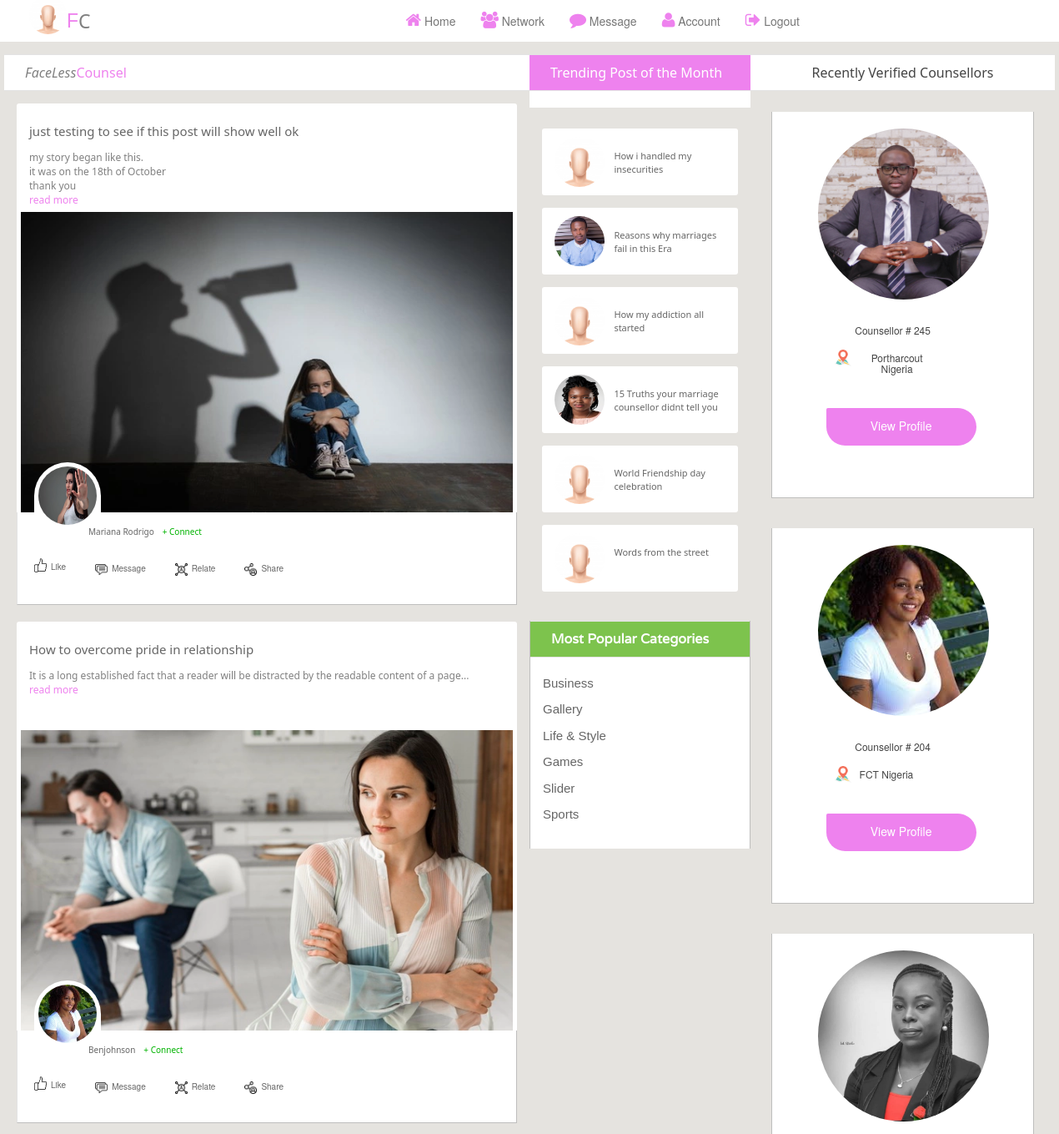
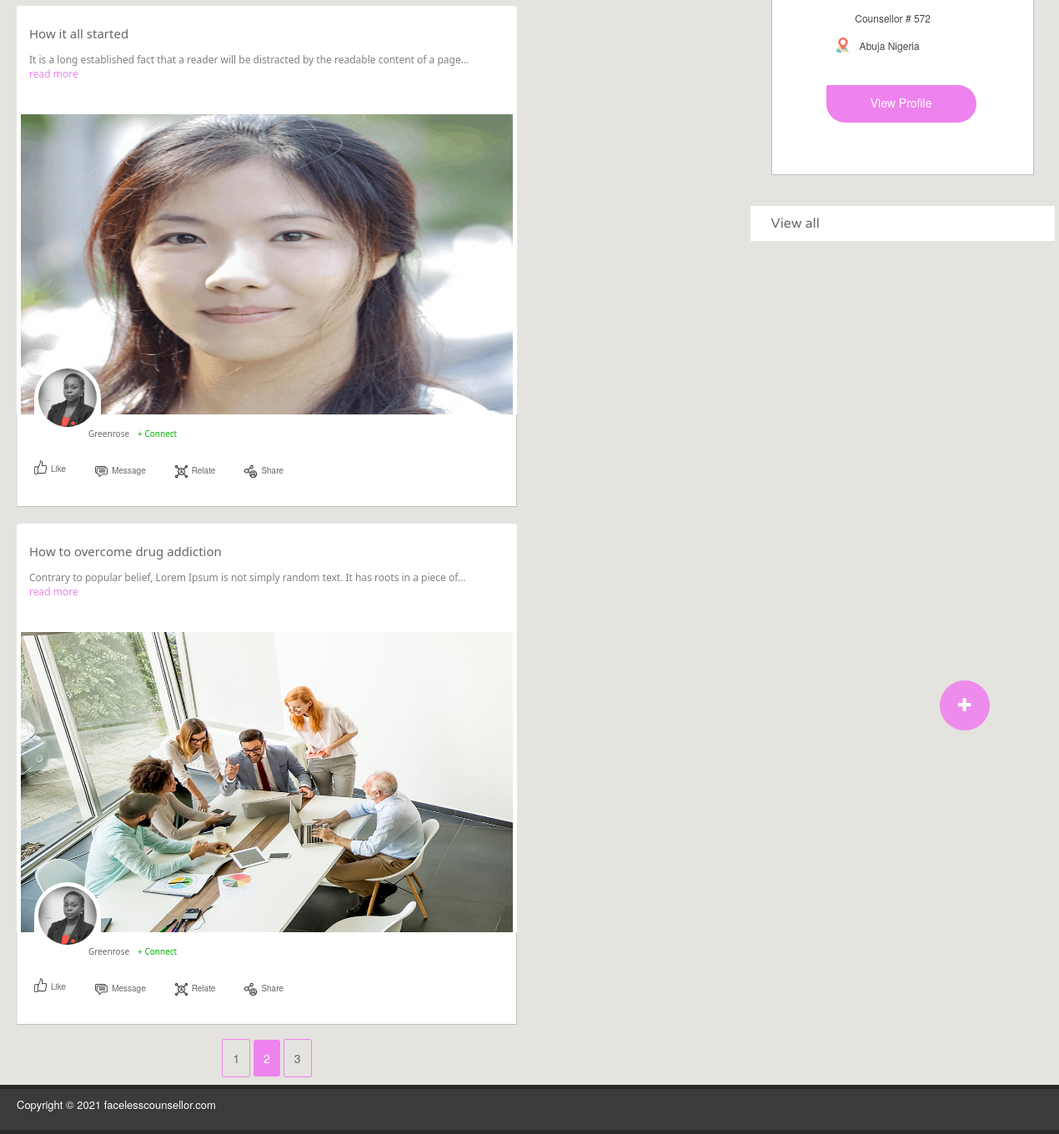
The page /fields?page=2 (signed in) on the database as committed earlier (2 pictures, top to bottom).
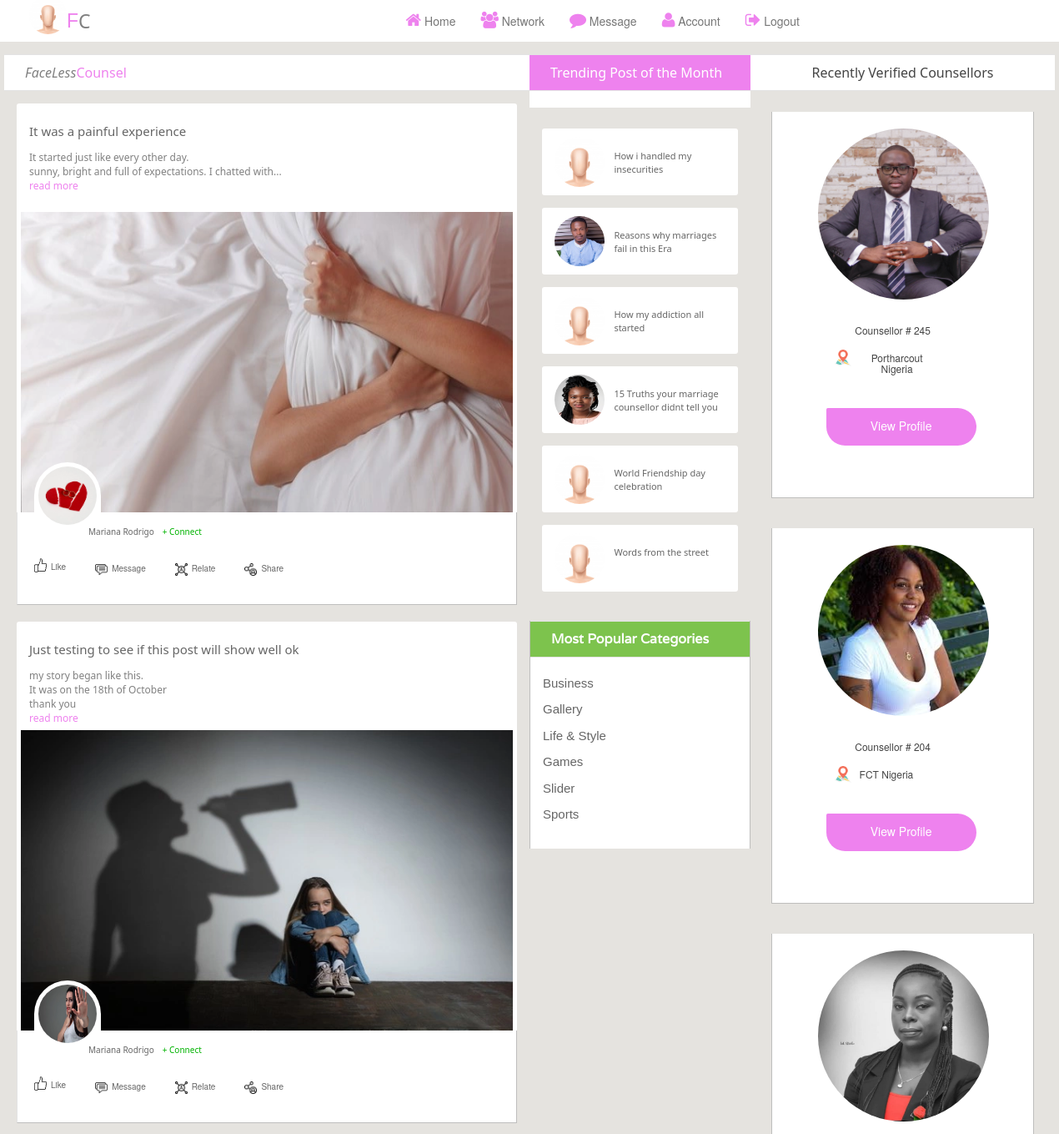
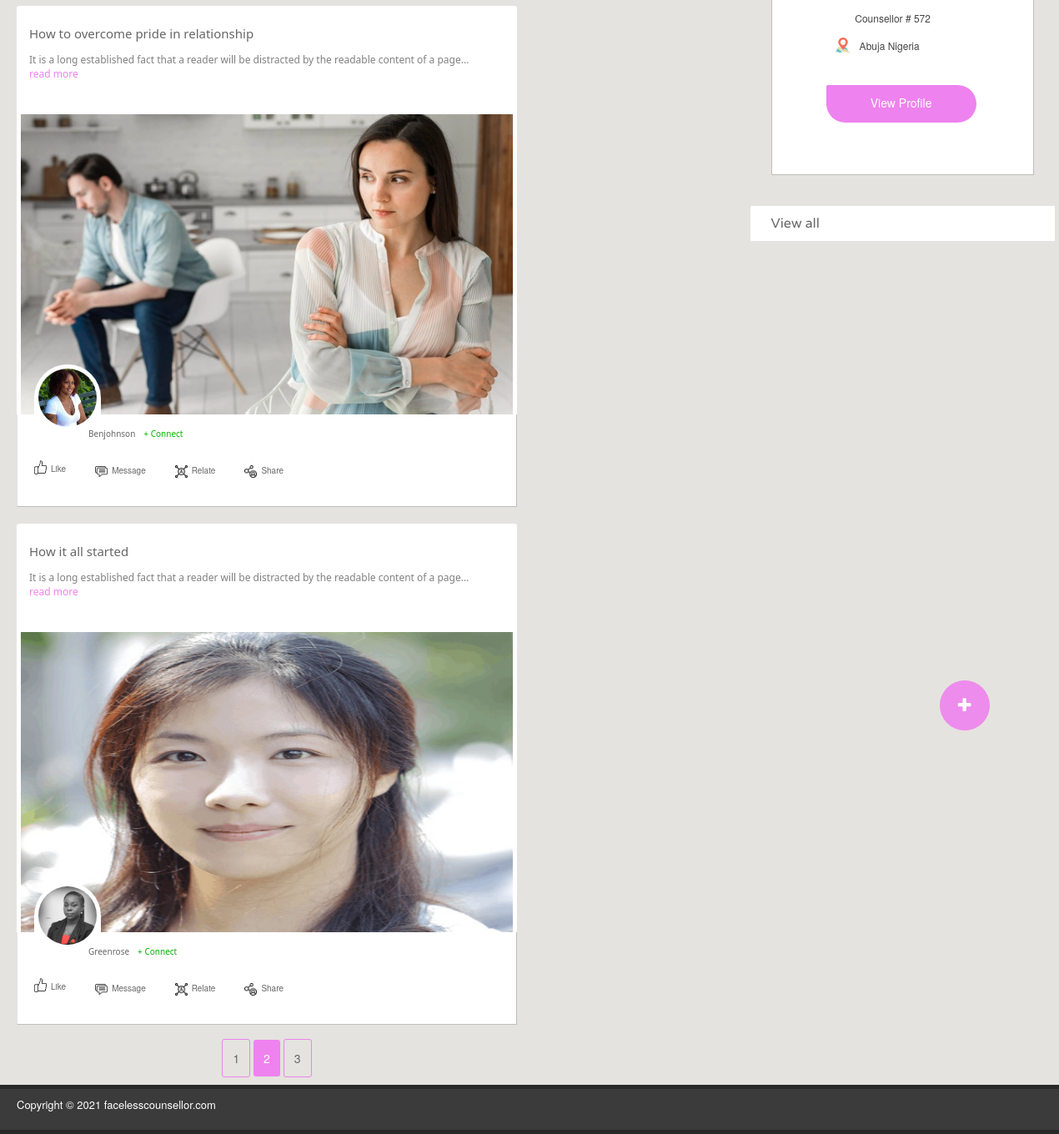
The same page on the database as committed later (2 pictures, top to bottom).
### fc/models.py (models this page shows)
class Posts(db.Model, UserMixin):
    id = db.Column(db.Integer, primary_key=True)
    poster_username = db.Column(db.String(255), nullable=False)
    poster_email = db.Column(db.String(255), nullable=False)
    poster_img = db.Column(db.String(255), nullable=False)
    post_id = db.Column(db.String(255), nullable=True)
    post_title = db.Column(db.String(255), nullable=True)
    post_desc = db.Column(db.String(255), nullable=True)
    post_img = db.Column(db.String(255), nullable=True)
    post_like = db.Column(db.String(255), nullable=True)
    post_relate = db.Column(db.String(255), nullable=True)
    post_message = db.Column(db.String(255), nullable=True)
    post_trend = db.Column(db.String(255), nullable=True)
    posted_date = db.Column(db.DateTime(), default=datetime.utcnow)
    post_status = db.Column(db.String(255), nullable=True, default= 0)
    completed_at = db.Column(db.DateTime(), default=datetime.utcnow)
    status = db.Column(db.String(255), nullable=True, default= 0)
    active = db.Column(db.Boolean())
    confirmed_at = db.Column(db.DateTime())

class Worker(db.Model, UserMixin):
    id = db.Column(db.Integer, primary_key=True)
    fc_id = db.Column(db.String(255), nullable=False)
    name = db.Column(db.String(255), nullable=False)
    email = db.Column(db.String(255), unique=True, nullable=False)
    phone = db.Column(db.String(255), unique=True, nullable=False)
    role = db.Column(db.String(255), nullable=False)
    gender = db.Column(db.String(255), nullable=False)
    date_of_birth =db.Column(db.String(255), nullable=True)
    country = db.Column(db.String(255), nullable=True)
    city = db.Column(db.String(255), nullable=True)
    age = db.Column(db.String(255), nullable=True)
    about = db.Column(db.String(255), nullable=True)
    id_card = db.Column(db.String(255), nullable=True)
    marrital_status = db.Column(db.String(255), nullable=True)
    education = db.Column(db.String(255), nullable=True)
    religion = db.Column(db.String(255), nullable=True)
    languages = db.Column(db.String(255), nullable=True)
    hobbies = db.Column(db.String(255), nullable=True)
    number_of_jobs = db.Column(db.String(255), nullable=True)
    stars = db.Column(db.String(255), nullable=True)
    fc_image = db.Column(db.String(255), nullable=True, default='default.jpg')
    image = db.Column(db.String(255), nullable=True, default='default.jpg')
    completed_at = db.Column(db.DateTime(), default=datetime.utcnow)
    status = db.Column(db.String(255), nullable=True, default= 0)
    active = db.Column(db.Boolean())
    confirmed_at = db.Column(db.DateTime())

### fc/routes.py (the view)
@app.route('/fields', methods=['GET', 'POST'])
@login_required
def fields():
  page = request.args.get('page', 1, type=int)
  page1 = request.args.get('page', 1, type=int)
  posts = Posts.query.order_by(Posts.posted_date.desc()).paginate(page = page,  per_page=4)
  workers = Worker.query.order_by(Worker.completed_at.desc())
  return render_template('/fields.html', title='field', workers = workers, posts = posts)

### fc/__init__.py (called while the page is built)
@login_manager.user_loader
def load_user(user_id):
	return User.query.get(int(user_id))

### fc/momentjs.py (called while the page is built)
    def render(self, format):
        return Markup(
            "<script>\ndocument.write(moment(\"%s\").%s);\n</script>" %
            (self.timestamp.strftime("%Y-%m-%dT%H:%M:%S Z"), format))

    def fromNow(self):
        return self.render("fromNow()")

### fc/templates/fields.html (shortened to what the changed rows need)
<!DOCTYPE html>
<html>
<head>
<link rel="stylesheet" href="static/field_style/assets/css/bootstrap.min.css">
<link rel="stylesheet" href="static/field_style/assets/css/font-awesome.min.css">
<link rel="stylesheet" href="static/field_style/assets/css/font.css">
<link rel="stylesheet" href="static/field_style/assets/css/animate.css">
<link rel="stylesheet" href="static/field_style/assets/css/structure.css">
</head>
<body>
<section id="contentbody">
  <div class="container border-2 shadow-lg">
    <div class="row">
      <div class=" col-sm-12 col-md-6 col-lg-6">
        <div class="row border-2 shadow-lg">
          <div class="leftbar_content">
            <h2 style="font-weight: 100;font-family: system-ui;color:grey;font-style: italic;"> FaceLess<span style="font-weight:400; color:violet; font-style: initial;">Counsel</span></h2>
              {% for post in posts.items  %}
            <div class="single_stuff border-1 shadow-sm wow fadeInDown" style="margin-top:-40px">
              <div class="card border-2 shadow-lg" style="background-color: #ffffff; height:130px; margin-top:30px;border-top-right-radius:3px;border-top-left-radius:3px; padding:5px 15px">
                  <h2 style="font-size:15px;font-family: system-ui;font-weight:500;"><a href="{{url_for('post_detail', post_id = post.id)}}" style="text-decoration: none">{{post.post_title}}</a></h2>
                  <p style="color:grey; font-size:12px;font-family: system-ui;font-weight: 400; text-overflow: ellipsis; white-space: pre-line;margin-top:-13px" >
                  {{ post.post_desc | truncate(100) }}
                  <a href="{{url_for('post_detail', post_id = post.id)}}" style="color:violet; text-decoration: none">read more</a></p>
              </div>
              <center>
              <div class="card border-2 shadow-lg" style="z-index: 1">
              <div class="single_stuff_img" style="background-color: #ffffff; z-index: -1" >
                         <a style="z-index: 1">
                         {% if 'mp4' in post.post_img %}
                         <center>
                        <video  class="img-view-video border-2 shadow-lg" style="border: 1px solid #f0f0f5;z-index: 1;position: relative;object-fit:contain;" controls>
                            <source src={{url_for('static', filename='user_uploads/' + post.post_img)}} type="video/mp4"  class="img-view-video" allowfullscreen style="z-index: -1; object-fit:cover">
                            Your browser does not support the video tag.
                          </video>
                          </center>
                          {% else %}
                         <img class="img-view" src="{{url_for('static', filename='user_uploads/' + post.post_img)}}" alt="" >
                         {% endif %}
                         </a>
               </div>
                </div>
            </center>
              <div class="single_stuff_article border-1 shadow-sm" style="background-color: #ffffff;z-index: 900; position:relative;">
                <div class="single_sarticle_inner" style="border-radius: 100px; background-color: #ffffff;padding: 5px 5px;z-index: 900">
                 <a class="stuff_category" href="{{url_for('user_detail',  email = post.poster_email)}}"><img src="{{url_for('static', filename='user_uploads/' + post.poster_img)}}" style="width:70px;height:70px;border-radius: 100px;z-index: 9000"> </a>
                </div>
                <div style=" height:50px;position: absolute; margin: 1px -0px;">
                  <div style="display: flex;left:70px;position:absolute;margin:10px;">
                    <a href="{{url_for('user_detail',  email = post.poster_email)}}" style="padding: 5px 5px; font-size: 10px; font-family: system-ui;font-weight:100;text-decoration: none;text-transform: capitalize;">{{post.poster_username}}</a>
                    <a href="" style="padding: 5px 5px;font-size: 10px;color:#00b300;font-family: system-ui;font-weight:100;text-decoration: none;">+ Connect </a>
    <a style="padding: 5px 5px;font-size: 10px;font-family: system-ui;font-weight:100; margin-right: 30px;text-decoration: none;">{{ momentjs(post.posted_date).fromNow() }} </a>
                  </div>
                    <div style="display: flex;justify-content:space-around; position: relative;top:50px; left:0px">
                     <a href="" style="padding: 5px 15px; font-size: 10px; text-decoration: none;"><img src="" alt=""><img src="/static/field_style/assets/img/like.png" alt="" style="width:25px;height:25px;padding: 4px 5px; margin-top:-5px">Like</a>
                      <a href="" style="padding: 5px 15px;font-size: 10px;text-decoration: none;"><img src="" alt=""><img src="/static/field_style/assets/img/message.png" alt="" style="width:25px;height:25px;padding: 5px 5px">Message </a>
                      <a href="" style="padding: 5px 15px;font-size: 10px;text-decoration: none;"><img src="" alt=""><img src="/static/field_style/assets/img/relations.png" alt="" style="width:25px;height:25px;padding: 5px 5px">Relate </a>
                      <a href="" style="padding: 5px 15px;font-size: 10px;text-decoration: none;"><img src="" alt=""><img src="/static/field_style/assets/img/share.png" alt="" style="width:25px;height:25px;padding: 5px 5px">Share </a>
                   </div>
                </div>
              </div>
            </div>
                {% endfor %}
            <br>
    <center>
                  {% for page_num in posts.iter_pages(left_edge=1, right_edge=1, left_current=1, right_current=2) %}
                      {% if page_num %}
                           {% if posts.page == page_num %}
   <a style="background-color: violet; color:#ffffff; padding: 12px; border-radius:3px; margin-top:0px" href="{{url_for('fields', page= page_num )}}">{{page_num}}</a>
                            {% else %}
   <a style="border:1px solid violet; padding: 12px; border-radius:3px; margin-top:0px" href="{{url_for('fields', page= page_num )}}">{{page_num}}</a>
                            {% endif %}
                      {% endif %}
                  {% endfor %}
          </center>
          </div>
        </div>
      </div>
      <div class="col-sm-6 col-md-2 col-lg-2">
        <div class="row">
          <div class="middlebar_content">
            <h2 class="violet_bg" style="background-color: violet; font-family: system-ui;font-weight:100">Trending Post of the Month</h2>
            <div class="popular_categori  wow fadeInUp">
              <h2 class="limeblue_bg">Most Popular Categories</h2>
            </div>
          </div>
        </div>
      </div>
      <div class="col-sm-6 col-md-4 col-lg-4">
        <div class="row">
          <div class="rightbar_content">
            <div class="single_blog_sidebar wow fadeInUp">
              <h2 style="text-transform: capitalize;font-family: system-ui;font-weight: 100; text-align: center;">Recently Verified Counsellors</h2>
              <ul class="featured_nav">
              {% for worker in workers %}
                <li>
                  <div class="col-md-6 col-lg-3 border-1 shadow-sm" style="max-width:300px;">
                  <div class="block-pricing border-1 shadow-sm" style="justify-content: center;padding:10px 30px ">
                    <a href="{{url_for('detail', fc_id = worker.id)}}">
                     <img src="{{url_for('static', filename='user_uploads/' + worker.fc_image)}}" style="height:205px; width:205px; margin:10px 10px;border-radius: 100%; object-fit: cover;" alt="About" >
                          </a>
                       <center>
                          <h4 style="font-size:12px; text-align: center; margin:20px 50px;width:100px;">{{worker.role}} # {{worker.fc_id}}</h4>
                          <h4 style="display:flex; font-size:12px;text-align: center; margin: 20px;width:130px;"><img src="/static/field_style/assets/img/locc.png" style="width: 20px; height:20px; margin:-3px 10px"> {{worker.city}}  {{worker.country}}</h4>
                       </center>
                        <div class="table_btn">
                          <a href="{{url_for('detail', fc_id = worker.id)}}" class="btn" style="margin:20px;font-size: 14px; background-color:violet;padding:10px; width:180px; height:45px;color:#ffffff;border-bottom-right-radius: 50px; border-bottom-left-radius:50px; border-top-right-radius:50px; font-weight:100"></i> View Profile</a>
                       </div>
                    </div>
                </div >
                </li>
                {% endfor %}
                    <br>
              </ul>
              <br>
            </div>
            <div class="single_blog_sidebar wow fadeInUp">
              <h2 ><a href="{{url_for('verified_worker')}}" style="text-decoration: none; font-weight: 100">View all</a></h2>
            </div>
          </div>
        </div>
      </div>
    </div>
  </div>
</section>
</body>
</html>

Rows that differ between the two databases and show on the page:
no longer on this page (row unchanged): Posts: post_title "How to overcome drug addiction", post_desc "Contrary to popular belief, Lorem Ipsum is not simply random text. It has roots in a piece of...", post_img (picture), poster_img (picture), poster_username "Greenrose"
now on this page (row edited): Posts: post_title "It was a painful experience", post_desc "It started just like every other day. sunny, bright and full of expectations. I chatted with...", post_img (picture), poster_img (picture), poster_username "Mariana Rodrigo"
changed Posts: post_title "just testing to see if this post will show well ok" → "Just testing to see if this post will show well ok"; post_desc "my story began like this. it was on the 18th of October thank you" → "my story began like this. It was on the 18th of October thank you"
